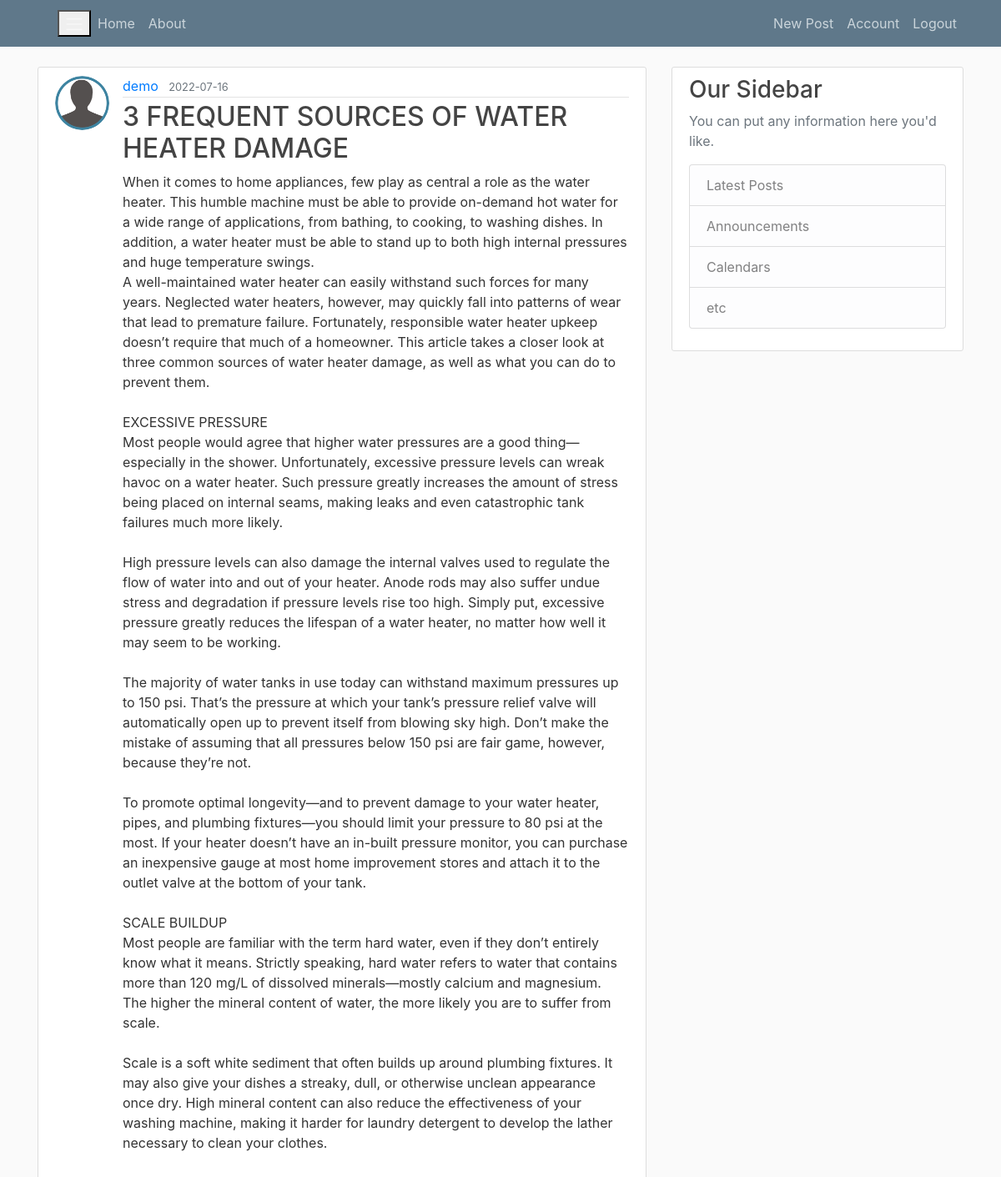
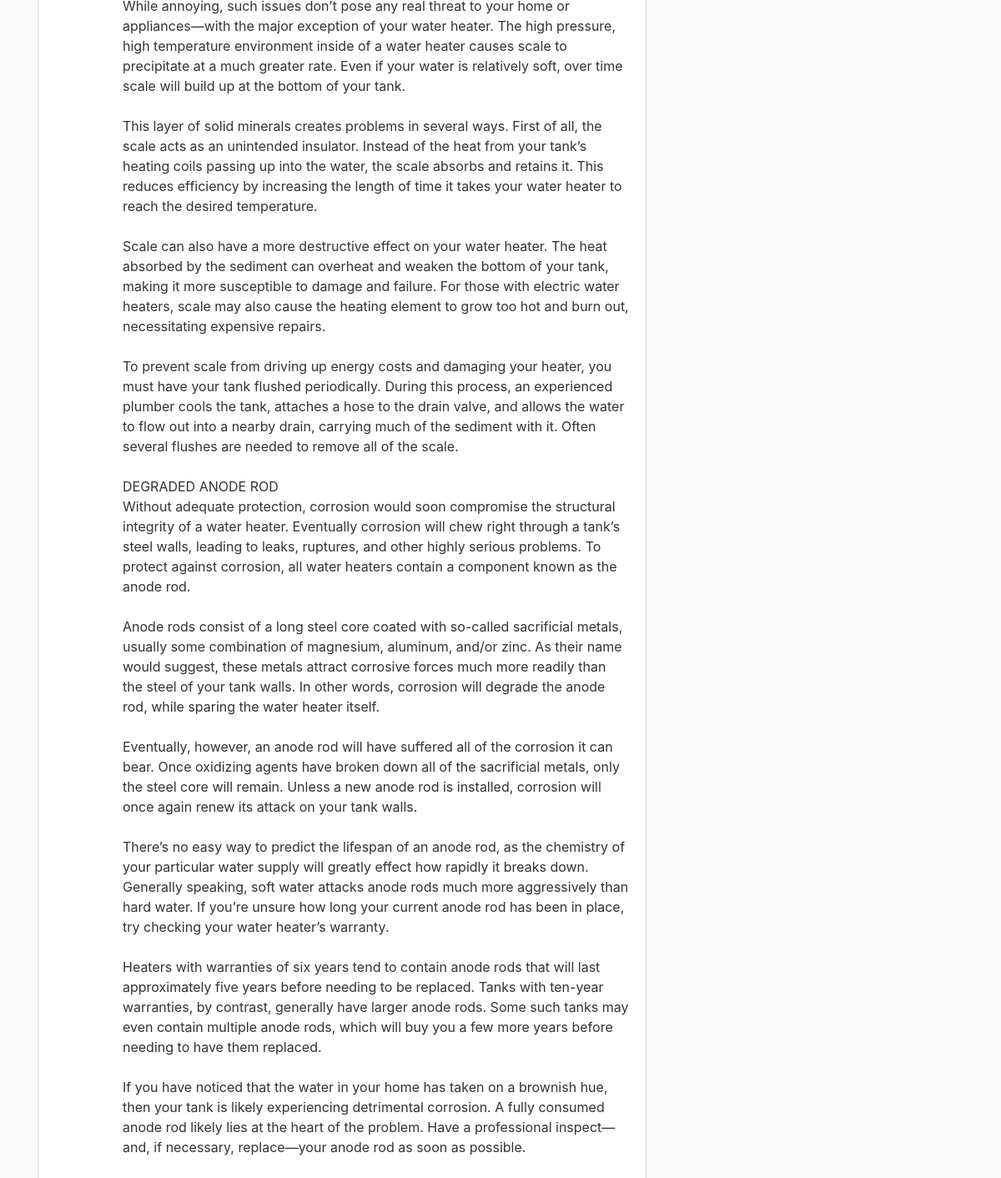
/post/7 (signed in), run on the app's committed database (2 pictures, top to bottom).
### flaskblog/models.py (models this page shows, shortened)
class User(db.Model, UserMixin):
    id = db.Column(db.Integer, primary_key=True)
    username = db.Column(db.String(20), unique=True, nullable=False)
    email = db.Column(db.String(120), unique=True, nullable=False)
    image_file = db.Column(db.String(20), nullable=False, default='default.png')
    password = db.Column(db.String(60), nullable=False)
    posts = db.relationship('Post', backref='author', lazy=True)

class Post(db.Model):
    id = db.Column(db.Integer, primary_key=True)
    title = db.Column(db.String(100), unique=True, nullable=False)
    date_posted = db.Column(db.DateTime, nullable=False, default=datetime.utcnow)
    content = db.Column(db.Text, nullable=False)
    user_id = db.Column(db.Integer, db.ForeignKey('user.id'), nullable=False)

### flaskblog/routes.py (the view)
@app.route("/post/<int:post_id>", methods=["GET", "POST"])
@login_required
def post(post_id):
    post = Post.query.get_or_404(post_id)
    return render_template('post.html', title=post.title, post=post)

### flaskblog/models.py (called while the page is built)
@login_manager.user_loader
def load_user(user_id):
    return User.query.get(int(user_id))

### flaskblog/templates/post.html (shortened to what this page needs)
{% extends "layout.html" %}
{% block content %}
  <article class="media content-section">
    <img class="rounded-circle article-img" src="{{ url_for('static', filename='profile_pics/' + post.author.image_file) }}">
    <div class="media-body">
      <div class="article-metadata">
        <a class="mr-2" href="{{ url_for('user_posts', username=post.author.username) }}">{{ post.author.username }}</a>
        <small class="text-muted">{{ post.date_posted.strftime('%Y-%m-%d') }}</small>
      </div>
      <h2 class="article-title">{{ post.title }}</h2>
      <p class="article-content">{{ post.content }}</p>
    </div>
  </article>
{% endblock content %}

### flaskblog/static/main.css (style rules this page uses)
body { background: #fafafa; color: #333333; margin-top: 5rem; }
h1, h2, h3, h4, h5, h6 { color: #444444; }
.content-section { background: #ffffff; padding: 10px 20px; border: 1px solid #dddddd; border-radius: 3px; margin-bottom: 20px; }
.article-title { color: #444444; }
.article-content { white-space: pre-line; }
.article-img { height: 65px; width: 65px; margin-right: 16px; }
.article-metadata { padding-bottom: 1px; margin-bottom: 4px; border-bottom: 1px solid #e3e3e3 }

### data on the page
User: image_file (picture), author.username "demo"
Post: date_posted "2022-07-16", title "3 FREQUENT SOURCES OF WATER HEATER DAMAGE", content "When it comes to home appliances, few play as central a role as the water heater. This humble machine must be able to provide on-demand hot water for a wide range of applications, from bathing, to cooking, to washing dishes. In addition, a water heater must be able to stand up to both high internal pressures and huge temperature swings. A well-maintained water heater can easily withstand such forces for many years. Neglected water heaters, however, may quickly fall into patterns of wear that lead to premature failure. Fortunately, responsible water heater upkeep doesn’t require that much of a homeowner. This article takes a closer look at three common sources of water heater damage, as well…"
